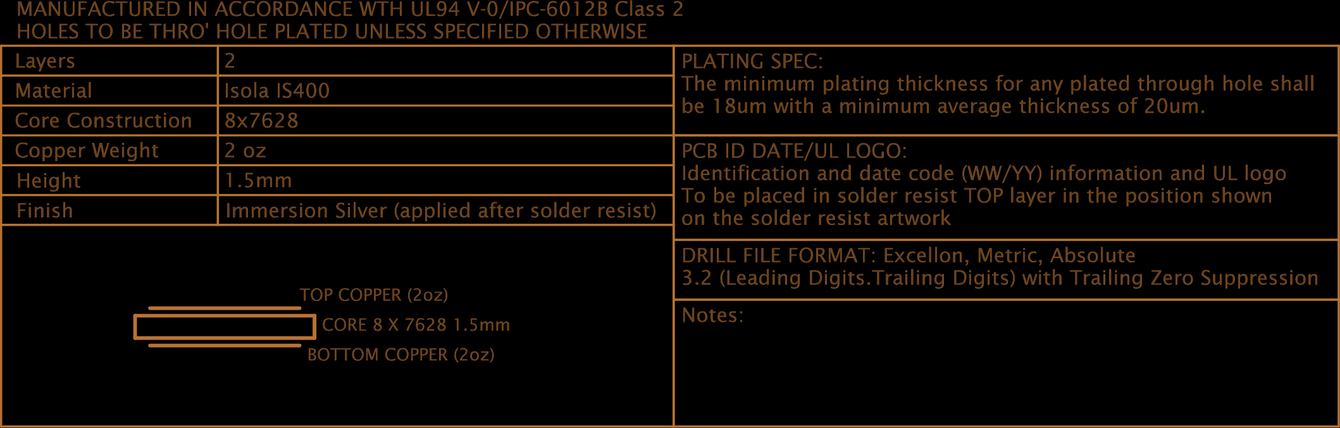
#> input picture data_extract/data/table2.png, 1340 x 428 px, shrunk from 2118 x 677 before the run
$ python txt_extract.py
#> lines starting #> are read from the running program, lines starting #| are printed output that depends on the picture
from constant import DATAPATH

import pytesseract
import cv2
import os


LANGUAGE = 'eng' # 'chi_sim'

def text_extract(image):
    gray = cv2.cvtColor(image, cv2.COLOR_BGR2GRAY)
    text = pytesseract.image_to_string(gray, lang=LANGUAGE)
    return text


def main():
    INPUT_IMG = 'table2.png'
    input_img_path = os.path.join(DATAPATH, INPUT_IMG)
    image = cv2.imread(input_img_path)
#> image is the input picture: shape (428, 1340, 3); mean B, G, R 4, 9, 14.4
    print(text_extract(image))
#> in text_extract, `gray = cv2.cvtColor(image, cv2.COLOR_BGR2GRAY)`:
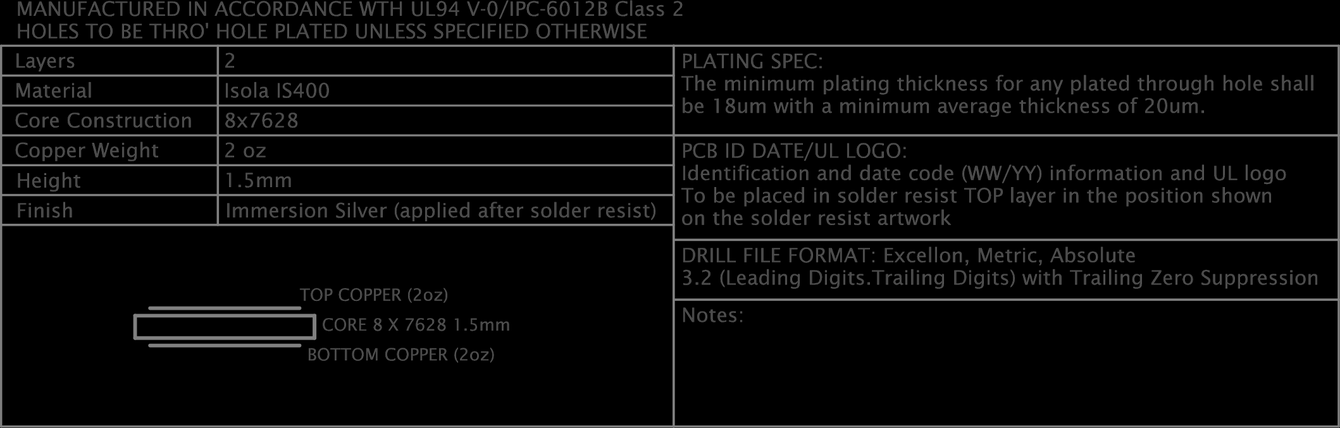
#> gray: shape (428, 1340); min 0, max 147, mean 10


if __name__ == '__main__':
#> (the run stopped early here; a loop or call above may not have finished)

$ run again, with data_extract/data/table1.png copied over data_extract/data/table2.png
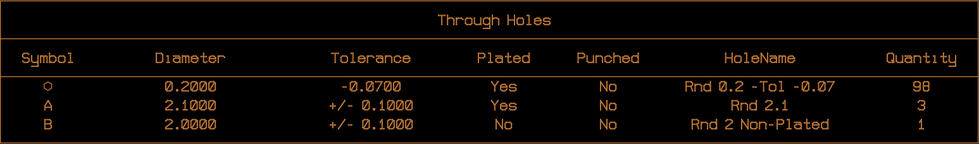
#> input picture data_extract/data/table1.png, 979 x 144 px, shrunk from 1547 x 228 before the run
#> in main, image is the input picture: shape (144, 979, 3); mean B, G, R 3.6, 8, 12.9
#> in text_extract, `gray = cv2.cvtColor(image, cv2.COLOR_BGR2GRAY)`:
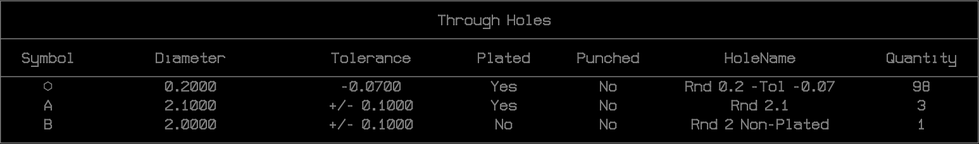
#> gray: shape (144, 979); min 0, max 156, mean 9

$ run again, with data_extract/data/table3.png copied over data_extract/data/table2.png
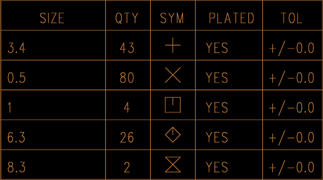
#> input picture data_extract/data/table3.png, 323 x 180 px, shrunk from 510 x 285 before the run
#> in main, image is the input picture: shape (180, 323, 3); mean B, G, R 3.1, 7.1, 11.4
#> in text_extract, `gray = cv2.cvtColor(image, cv2.COLOR_BGR2GRAY)`:
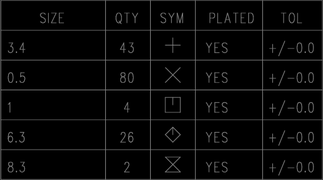
#> gray: shape (180, 323); min 0, max 128, mean 7.9

$ run again, with data_extract/data/gdd.png copied over data_extract/data/table2.png
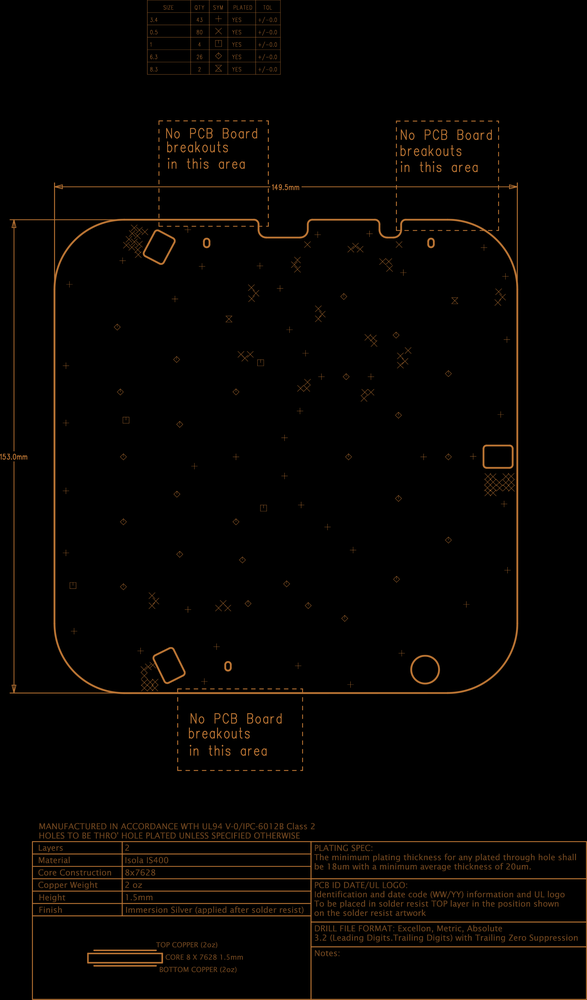
#> input picture data_extract/data/gdd.png, 587 x 1000 px, shrunk from 2240 x 3818 before the run
#> in main, image is the input picture: shape (1000, 587, 3); mean B, G, R 1.5, 3.5, 5.5
#> in text_extract, `gray = cv2.cvtColor(image, cv2.COLOR_BGR2GRAY)`:
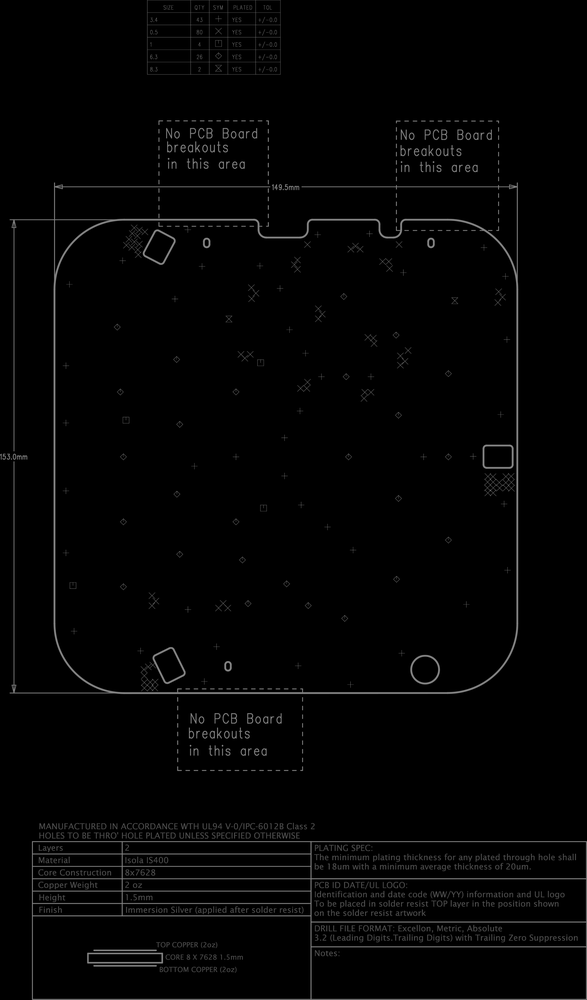
#> gray: shape (1000, 587); min 0, max 147, mean 3.9
